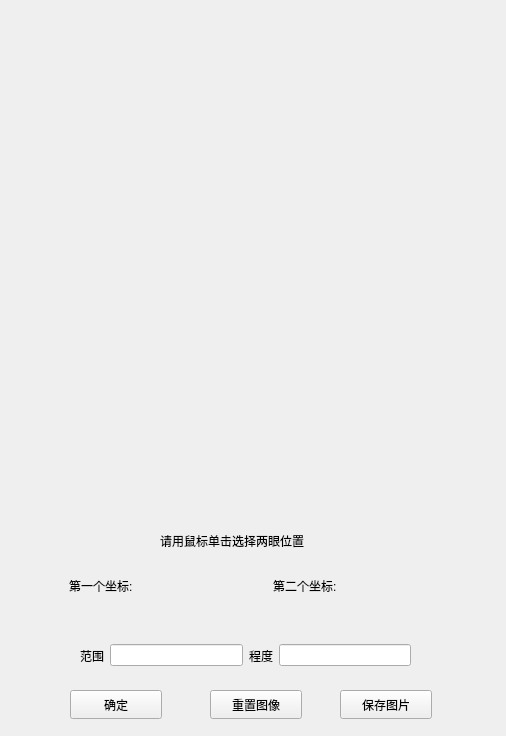
<?xml version="1.0" encoding="UTF-8"?>
<ui version="4.0">
 <class>eye</class>
 <widget class="QWidget" name="eye">
  <property name="geometry">
   <rect>
    <x>0</x>
    <y>0</y>
    <width>506</width>
    <height>736</height>
   </rect>
  </property>
  <property name="windowTitle">
   <string>Form</string>
  </property>
  <widget class="QLabel" name="imageLabel">
   <property name="geometry">
    <rect>
     <x>-3</x>
     <y>-3</y>
     <width>512</width>
     <height>512</height>
    </rect>
   </property>
   <property name="minimumSize">
    <size>
     <width>512</width>
     <height>512</height>
    </size>
   </property>
   <property name="maximumSize">
    <size>
     <width>512</width>
     <height>512</height>
    </size>
   </property>
   <property name="text">
    <string/>
   </property>
  </widget>
  <widget class="QLabel" name="label_2">
   <property name="geometry">
    <rect>
     <x>160</x>
     <y>520</y>
     <width>211</width>
     <height>41</height>
    </rect>
   </property>
   <property name="text">
    <string>请用鼠标单击选择两眼位置</string>
   </property>
  </widget>
  <widget class="QPushButton" name="btn_save">
   <property name="geometry">
    <rect>
     <x>340</x>
     <y>690</y>
     <width>92</width>
     <height>29</height>
    </rect>
   </property>
   <property name="text">
    <string>保存图片</string>
   </property>
  </widget>
  <widget class="QWidget" name="widget" native="true">
   <property name="geometry">
    <rect>
     <x>69</x>
     <y>550</y>
     <width>401</width>
     <height>71</height>
    </rect>
   </property>
   <layout class="QHBoxLayout" name="horizontalLayout">
    <item>
     <widget class="QLabel" name="label">
      <property name="text">
       <string>第一个坐标:</string>
      </property>
     </widget>
    </item>
    <item>
     <widget class="QLabel" name="label_first">
      <property name="text">
       <string/>
      </property>
     </widget>
    </item>
    <item>
     <widget class="QLabel" name="label_3">
      <property name="text">
       <string>第二个坐标:</string>
      </property>
     </widget>
    </item>
    <item>
     <widget class="QLabel" name="label_second">
      <property name="text">
       <string/>
      </property>
     </widget>
    </item>
   </layout>
  </widget>
  <widget class="QPushButton" name="btn_ok">
   <property name="geometry">
    <rect>
     <x>70</x>
     <y>690</y>
     <width>92</width>
     <height>29</height>
    </rect>
   </property>
   <property name="text">
    <string>确定</string>
   </property>
  </widget>
  <widget class="QPushButton" name="btn_ok_2">
   <property name="geometry">
    <rect>
     <x>210</x>
     <y>690</y>
     <width>92</width>
     <height>29</height>
    </rect>
   </property>
   <property name="text">
    <string>重置图像</string>
   </property>
  </widget>
  <widget class="QWidget" name="widget_2" native="true">
   <property name="geometry">
    <rect>
     <x>80</x>
     <y>630</y>
     <width>331</width>
     <height>51</height>
    </rect>
   </property>
   <layout class="QHBoxLayout" name="horizontalLayout_2">
    <item>
     <widget class="QLabel" name="label_4">
      <property name="text">
       <string>范围</string>
      </property>
     </widget>
    </item>
    <item>
     <widget class="QLineEdit" name="lineEdit_range"/>
    </item>
    <item>
     <widget class="QLabel" name="label_5">
      <property name="text">
       <string>程度</string>
      </property>
     </widget>
    </item>
    <item>
     <widget class="QLineEdit" name="lineEdit_increase"/>
    </item>
   </layout>
  </widget>
 </widget>
 <resources/>
 <connections/>
</ui>
